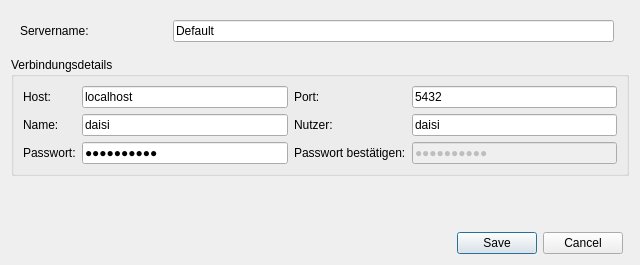
<?xml version="1.0" encoding="UTF-8"?>
<ui version="4.0">
 <class>ServerSettings</class>
 <widget class="QDialog" name="ServerSettings">
  <property name="geometry">
   <rect>
    <x>0</x>
    <y>0</y>
    <width>640</width>
    <height>265</height>
   </rect>
  </property>
  <property name="minimumSize">
   <size>
    <width>640</width>
    <height>0</height>
   </size>
  </property>
  <property name="windowTitle">
   <string>Server hinzufügen</string>
  </property>
  <layout class="QGridLayout" name="gridLayout">
   <item row="3" column="0">
    <spacer name="verticalSpacer">
     <property name="orientation">
      <enum>Qt::Vertical</enum>
     </property>
     <property name="sizeHint" stdset="0">
      <size>
       <width>20</width>
       <height>40</height>
      </size>
     </property>
    </spacer>
   </item>
   <item row="1" column="0">
    <widget class="QWidget" name="widget_2" native="true">
     <layout class="QGridLayout" name="gridLayout_3">
      <item row="0" column="1">
       <widget class="QLineEdit" name="host_name">
        <property name="sizePolicy">
         <sizepolicy hsizetype="Expanding" vsizetype="Fixed">
          <horstretch>3</horstretch>
          <verstretch>0</verstretch>
         </sizepolicy>
        </property>
        <property name="text">
         <string>Default</string>
        </property>
       </widget>
      </item>
      <item row="0" column="0">
       <widget class="QLabel" name="label_7">
        <property name="sizePolicy">
         <sizepolicy hsizetype="Preferred" vsizetype="Preferred">
          <horstretch>1</horstretch>
          <verstretch>0</verstretch>
         </sizepolicy>
        </property>
        <property name="text">
         <string>Servername:</string>
        </property>
        <property name="textFormat">
         <enum>Qt::AutoText</enum>
        </property>
        <property name="scaledContents">
         <bool>false</bool>
        </property>
       </widget>
      </item>
     </layout>
    </widget>
   </item>
   <item row="2" column="0" colspan="2">
    <widget class="QGroupBox" name="groupBox">
     <property name="title">
      <string>Verbindungsdetails</string>
     </property>
     <layout class="QGridLayout" name="gridLayout_2">
      <item row="0" column="0">
       <widget class="QLabel" name="label">
        <property name="text">
         <string>Host:</string>
        </property>
       </widget>
      </item>
      <item row="0" column="1">
       <widget class="QLineEdit" name="host_ip">
        <property name="text">
         <string>localhost</string>
        </property>
       </widget>
      </item>
      <item row="1" column="0">
       <widget class="QLabel" name="label_3">
        <property name="text">
         <string>Name:</string>
        </property>
       </widget>
      </item>
      <item row="0" column="3">
       <widget class="QLineEdit" name="host_port">
        <property name="text">
         <string>5432</string>
        </property>
       </widget>
      </item>
      <item row="0" column="2">
       <widget class="QLabel" name="label_2">
        <property name="text">
         <string>Port:</string>
        </property>
       </widget>
      </item>
      <item row="1" column="1">
       <widget class="QLineEdit" name="database_name">
        <property name="text">
         <string>daisi</string>
        </property>
       </widget>
      </item>
      <item row="1" column="2">
       <widget class="QLabel" name="label_4">
        <property name="text">
         <string>Nutzer:</string>
        </property>
       </widget>
      </item>
      <item row="1" column="3">
       <widget class="QLineEdit" name="datanase_user">
        <property name="text">
         <string>daisi</string>
        </property>
        <property name="echoMode">
         <enum>QLineEdit::Normal</enum>
        </property>
       </widget>
      </item>
      <item row="2" column="0">
       <widget class="QLabel" name="label_5">
        <property name="text">
         <string>Passwort:</string>
        </property>
       </widget>
      </item>
      <item row="2" column="2">
       <widget class="QLabel" name="label_6">
        <property name="text">
         <string>Passwort bestätigen:</string>
        </property>
       </widget>
      </item>
      <item row="2" column="3">
       <widget class="QLineEdit" name="database_password_check">
        <property name="enabled">
         <bool>false</bool>
        </property>
        <property name="text">
         <string>18ifaoe184</string>
        </property>
        <property name="echoMode">
         <enum>QLineEdit::Password</enum>
        </property>
       </widget>
      </item>
      <item row="2" column="1">
       <widget class="QLineEdit" name="database_password">
        <property name="text">
         <string>18ifaoe184</string>
        </property>
        <property name="echoMode">
         <enum>QLineEdit::Password</enum>
        </property>
       </widget>
      </item>
     </layout>
    </widget>
   </item>
   <item row="4" column="0">
    <widget class="QDialogButtonBox" name="add_server">
     <property name="orientation">
      <enum>Qt::Horizontal</enum>
     </property>
     <property name="standardButtons">
      <set>QDialogButtonBox::Cancel|QDialogButtonBox::Save</set>
     </property>
    </widget>
   </item>
  </layout>
 </widget>
 <resources/>
 <connections>
  <connection>
   <sender>add_server</sender>
   <signal>rejected()</signal>
   <receiver>ServerSettings</receiver>
   <slot>reject()</slot>
   <hints>
    <hint type="sourcelabel">
     <x>316</x>
     <y>260</y>
    </hint>
    <hint type="destinationlabel">
     <x>286</x>
     <y>274</y>
    </hint>
   </hints>
  </connection>
  <connection>
   <sender>add_server</sender>
   <signal>accepted()</signal>
   <receiver>ServerSettings</receiver>
   <slot>accept()</slot>
   <hints>
    <hint type="sourcelabel">
     <x>248</x>
     <y>254</y>
    </hint>
    <hint type="destinationlabel">
     <x>157</x>
     <y>274</y>
    </hint>
   </hints>
  </connection>
 </connections>
</ui>
